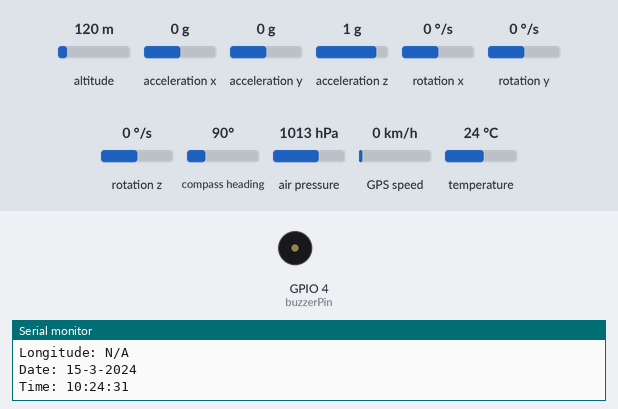
Recording of a sketch running on a simulated ESP32. Shown: buzzer (waves = sounding), the last lines printed to the serial monitor. Inputs (shaded band) come from the test bench; at power-on: air pressure 1013 hPa, altitude 120 m, acceleration x 0 g, acceleration y 0 g, acceleration z 1 g, rotation x 0 °/s, rotation y 0 °/s, rotation z 0 °/s, compass heading 90°, GPS speed 0 km/h, temperature 24 °C. Storage starts empty; the GPS gets a fix after 3 s at 37.7749, -122.4194 with 8 satellites.

Above: at 1.8 s.
1.9 s: air pressure set to 1000 hPa
At 4.2 s:
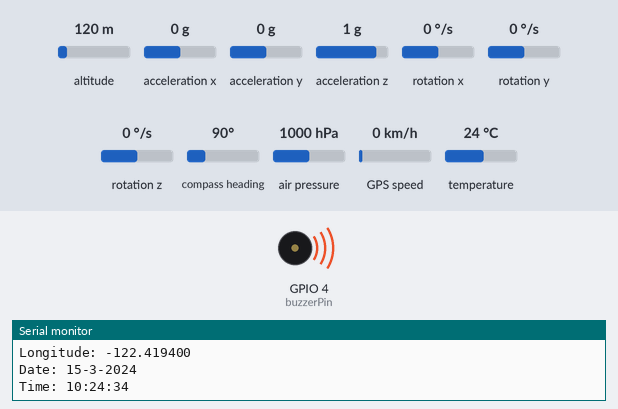
Timing chart, 0 to 5.7 s (numbered marks = the images above; inputs shaded):
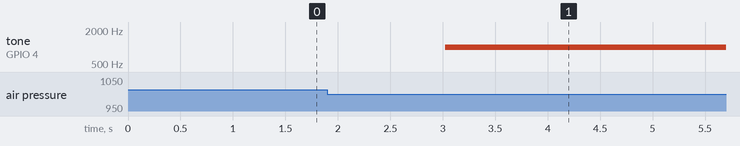

Measured:
- after the input at 1.9 s, tone on GPIO 4 (buzzerPin): silent → 1000 Hz after 1.1 s instead of 0.11 s

The sketch:

CanSat1.3.ino
```cpp
#include <Wire.h>
#include <Adafruit_BMP085.h>
#include <Adafruit_MPU6050.h>
#include <TinyGPSPlus.h>
#include <Adafruit_Sensor.h>
#include "FS.h"
#include "SD.h"
#include "SPI.h"
#include <HMC5883L.h>
#include <esp_now.h>
#include <WiFi.h>

Adafruit_BMP085 bmp;
Adafruit_MPU6050 mpu;
HMC5883L compass;
TinyGPSPlus gps;
HardwareSerial mySerial(1); // GPS UART1

const int buzzerPin = 4;
const int SD_CS_PIN = 5;
const int RXPin = 16;
const int TXPin = 17;
float previousAltitude = -999;
bool buzzerActive = false;

unsigned long previousMillis = 0;
const long interval = 1000;

bool bmpOK = false;
bool mpuOK = false;
bool compassOK = false;
bool sdOK = false;

// ESP-NOW veri yapısı
typedef struct struct_message {
  float Temperature;
  float Altitude;
  float Pressure;
  float ax;
  float ay;
  float az;
  float gx;
  float gy;
  float gz;
  float Heading;
  String GPSLat;
  String GPSLon;
  String GPSDate;
  String GPSTime;
} struct_message;
struct_message myData;

uint8_t broadcastAddress[] = {0xe4, 0x65, 0xb8, 0xda, 0x73, 0x04};
esp_now_peer_info_t peerInfo;

void OnDataSent(const uint8_t *mac_addr, esp_now_send_status_t status) {
  Serial.print("\r\nESP-NOW Gönderim Durumu:\t");
  Serial.println(status == ESP_NOW_SEND_SUCCESS ? "Başarılı" : "Başarısız");
}

void setup() {
  Serial.begin(115200);
  mySerial.begin(9600, SERIAL_8N1, RXPin, TXPin);
  Wire.begin();

  pinMode(buzzerPin, OUTPUT);
  digitalWrite(buzzerPin, LOW);

  if (bmp.begin()) {
    bmpOK = true;
    Serial.println("BMP085 OK");
  } else {
    Serial.println("BMP085 BAŞARISIZ");
  }

  if (mpu.begin()) {
    mpuOK = true;
    mpu.setAccelerometerRange(MPU6050_RANGE_8_G);
    mpu.setGyroRange(MPU6050_RANGE_500_DEG);
    mpu.setFilterBandwidth(MPU6050_BAND_21_HZ);
    Serial.println("MPU6050 OK");
  } else {
    Serial.println("MPU6050 BAŞARISIZ");
  }

  if (compass.begin()) {
    compassOK = true;
    compass.setRange(HMC5883L_RANGE_1_3GA);
    compass.setMeasurementMode(HMC5883L_CONTINOUS);
    compass.setDataRate(HMC5883L_DATARATE_30HZ);
    compass.setSamples(HMC5883L_SAMPLES_8);
    compass.setOffset(0, 0, 0);
    Serial.println("HMC5883L OK");
  } else {
    Serial.println("HMC5883L BAŞARISIZ");
  }

  if (SD.begin(SD_CS_PIN)) {
    sdOK = true;
    if (!SD.exists("/flight_log.csv")) {
      File file = SD.open("/flight_log.csv", FILE_WRITE);
      file.println("OrBeet");
      file.close();
    }
    Serial.println("SD Kart OK");
  } else {
    Serial.println("SD Kart BAŞARISIZ");
  }

  WiFi.mode(WIFI_STA);
  if (esp_now_init() != ESP_OK) {
    Serial.println("ESP-NOW başlatılamadı");
    return;
  }
  esp_now_register_send_cb(OnDataSent);
  memcpy(peerInfo.peer_addr, broadcastAddress, 6);
  peerInfo.channel = 0;
  peerInfo.encrypt = false;
  if (esp_now_add_peer(&peerInfo) != ESP_OK) {
    Serial.println("ESP-NOW alıcı eklenemedi");
    return;
  }

  Serial.println("Sistem başlatıldı.");
}

void loop() {
  unsigned long currentMillis = millis();
  if (currentMillis - previousMillis >= interval) {
    previousMillis = currentMillis;

    float accX = 0, accY = 0, accZ = 0;
    float gyrX = 0, gyrY = 0, gyrZ = 0;
    float headingDeg = 0;
    float temp = 0, pres = 0, altValue = 999;
    String gpsLat = "N/A", gpsLon = "N/A", gpsDate = "N/A", gpsTime = "N/A";
    String mpuTemp = "N/A";

    if (bmpOK) {
      temp = bmp.readTemperature();
      pres = bmp.readPressure();
      altValue = bmp.readAltitude(101500);
    }

    if (mpuOK) {
      sensors_event_t a, g, t;
      mpu.getEvent(&a, &g, &t);
      accX = a.acceleration.x;
      accY = a.acceleration.y;
      accZ = a.acceleration.z;
      gyrX = g.gyro.x;
      gyrY = g.gyro.y;
      gyrZ = g.gyro.z;
      mpuTemp = String(t.temperature, 2);
    }

    if (compassOK) {
      Vector mag = compass.readNormalize();
      float heading = atan2(mag.YAxis, mag.XAxis);
      float declination = (4.0 + 26.0 / 60.0) / (180 / M_PI);
      heading += declination;
      if (heading < 0) heading += 2 * PI;
      if (heading > 2 * PI) heading -= 2 * PI;
      headingDeg = heading * 180 / M_PI;
    }

    while (mySerial.available() > 0) gps.encode(mySerial.read());
    if (gps.location.isValid()) {
      gpsLat = String(gps.location.lat(), 6);
      gpsLon = String(gps.location.lng(), 6);
    }
    if (gps.date.isValid()) {
      gpsDate = String(gps.date.day()) + "-" + String(gps.date.month()) + "-" + String(gps.date.year());
    }
    if (gps.time.isValid()) {
      gpsTime = String(gps.time.hour()) + ":" + String(gps.time.minute()) + ":" + String(gps.time.second());
    }

    // Buzzer mantığı
    float altitudeDiff = abs(altValue - previousAltitude);
    if (previousAltitude != -999) {
      if (altitudeDiff < 0.5 && !buzzerActive) {
        tone(buzzerPin, 1000);
        buzzerActive = true;
        Serial.println(">>> İNİŞ TAMAMLANDI - BUZZER AKTİF <<<");
      } else if (altitudeDiff >= 0.05) {
        noTone(buzzerPin);
        buzzerActive = false;
      }
    }
    previousAltitude = altValue;

    // Verileri myData'ya yaz
    myData.Temperature = temp;
    myData.Pressure = pres;
    myData.Altitude = altValue;
    myData.ax = accX;
    myData.ay = accY;
    myData.az = accZ;
    myData.gx = gyrX;
    myData.gy = gyrY;
    myData.gz = gyrZ;
    myData.Heading = headingDeg;
    myData.GPSLat = gpsLat;
    myData.GPSLon = gpsLon;
    myData.GPSDate = gpsDate;
    myData.GPSTime = gpsTime;

    // ESP-NOW ile gönder
    esp_now_send(broadcastAddress, (uint8_t *)&myData, sizeof(myData));

    // CSV formatında veriyi hazırla
    String csv = "Time: " + String(millis()) + "ms\n" +
                 "Temperature: " + String(temp, 2) + " °C\n" +
                 "Pressure: " + String(pres, 2) + " Pa\n" +
                 "Altitude: " + String(altValue, 2) + " m\n" +
                 "AccelX: " + String(accX, 2) + " m/s^2\n" +
                 "AccelY: " + String(accY, 2) + " m/s^2\n" +
                 "AccelZ: " + String(accZ, 2) + " m/s^2\n" +
                 "GyroX: " + String(gyrX, 2) + " °/s\n" +
                 "GyroY: " + String(gyrY, 2) + " °/s\n" +
                 "GyroZ: " + String(gyrZ, 2) + " °/s\n" +
                 "MPU Temp: " + mpuTemp + " °C\n" +
                 "Heading: " + String(headingDeg, 2) + "°\n" +
                 "Latitude: " + gpsLat + "\n" +
                 "Longitude: " + gpsLon + "\n" +
                 "Date: " + gpsDate + "\n" +
                 "Time: " + gpsTime + "\n";

    Serial.println("Kayıt: \n" + csv);

    if (sdOK) {
      File file = SD.open("/flight_log.csv", FILE_APPEND);
      if (file) {
        file.println(csv);
        file.close();
      } else {
        Serial.println("SD yazma hatası!");
      }
    }
  }
}
```
